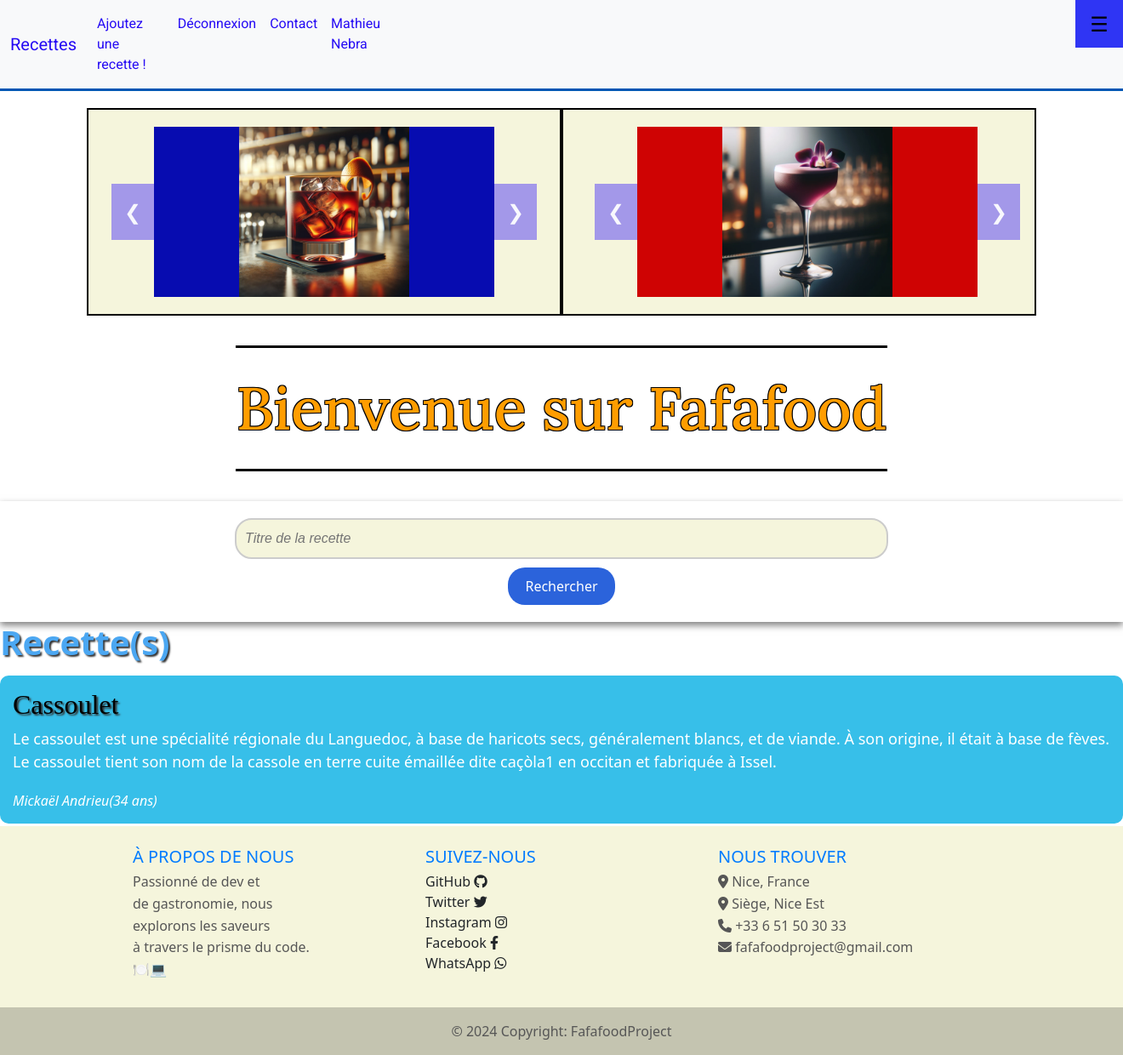
The page /View/Pages/Acceuil/index.php (signed in) on the database its author committed.
### tables this page shows
CREATE TABLE IF NOT EXISTS `users` (
    `user_id` int(11) NOT NULL AUTO_INCREMENT,
    `full_name` varchar(64) NOT NULL,
    `email` varchar(255) NOT NULL,
    `password` varchar(255) NOT NULL,
    `age` INT NOT NULL,
    PRIMARY KEY (`user_id`)
    );

CREATE TABLE IF NOT EXISTS `recipes` (
    `recipe_id` int(11) NOT NULL AUTO_INCREMENT,
    `title` varchar(128) NOT NULL,
    `recipe` TEXT NOT NULL,
    `author` varchar(255) NOT NULL,
    `is_enabled` BOOLEAN NOT NULL,
    PRIMARY KEY (`recipe_id`)
    );

### Model/variables.php (called while the page is built)
<?php
$mysqlClient = new PDO(
    sprintf('mysql:host=%s;dbname=%s;port=%s;charset=utf8', MYSQL_HOST, MYSQL_NAME, MYSQL_PORT),
    MYSQL_USER,
    MYSQL_PASSWORD
);
$usersStatement = $mysqlClient->prepare('SELECT * FROM users');
$usersStatement->execute();
$users = $usersStatement->fetchAll();
$recipesStatement = $mysqlClient->prepare('SELECT * FROM recipes WHERE is_enabled is TRUE');
$recipesStatement->execute();
$recipes = $recipesStatement->fetchAll();

### Control/functions.php (called while the page is built, shortened)
<?php
require_once __DIR__ . '\..\Model\variables.php';
function displayAuthor(string $authorEmail, array $users): string
{
    foreach ($users as $user) {
        if ($authorEmail === $user['email']) {
            return $user['full_name'] . '(' . $user['age'] . ' ans)';
        }
    }
    return 'Auteur inconnu';
}
function displayUserfullname(string $authorEmail, array $users): string
{
    foreach ($users as $user) {
        if ($authorEmail === $user['email']) {
            return $user['full_name'];
        }
    }
    return 'Auteur inconnu';
}

### View/Pages/Acceuil/index.php (the view, shortened to what this page needs)
<?php
require_once __DIR__ . '\..\..\..\Model\variables.php';
require_once __DIR__ . '\..\..\..\Control\functions.php';
?>
<!DOCTYPE html>
<html lang="en">
<head>
    <link rel="stylesheet" href="\Fafafood\View\Pages\Acceuil\index.css">
</head>
<?php require_once __DIR__ . '\..\..\header\header_template.php'; ?>
<body class="corps <?php echo isset($_COOKIE['theme']) && $_COOKIE['theme'] === 'dark' ? 'dark-mode' : ''; ?>">
    <div class="container">
        <div class="slider-container left-slider">
            <?php include_once __DIR__ . '\..\..\Pages\Acceuil\slider_publicitaire\slider_plats\slider.php'; ?>
        </div>
        <div class="slider-container right-slider">
            <?php include_once __DIR__ . '\..\..\Pages\Acceuil\slider_publicitaire\slider_boissons\slider.php'; ?>
        </div>
    </div>
    <h1 class="bvn">Bienvenue sur Fafafood</h1>
    <div>
        <div class="search-container">
                <form method="GET" action="">
                    <input type="text" name="search" placeholder="Titre de la recette">
                    <button type="submit">Rechercher</button>
                </form>
            </div>
        <h1 class="recipes">Recette(s)</h1>
        <?php
        if (isset($_GET['search']) && !empty($_GET['search'])) {
            $search = $_GET['search'];
            $filteredRecipes = filterRecipesByTitle($recipes, $search);
            foreach ($filteredRecipes as $recipe) :
        ?>
            <article>
                <h3>
                    <a href="\Fafafood\View\Pages\Recettes\Lecture\recipes_read.php?id=<?php echo $recipe['recipe_id']; ?>">
                        <h2>
                            <?php echo $recipe['title']; ?>
                        </h2>
                    </a>
                </h3>
                <div class="description"><?php echo $recipe['recipe']; ?></div>
                <i><?php echo displayAuthor($recipe['author'], $users); ?></i>
                <?php if (isset($_SESSION['LOGGED_USER']) && $recipe['author'] === $_SESSION['LOGGED_USER']['email']):?>
                    <div class="button-group">
                        <a class="btn-edite" href="\Fafafood\View\Pages\Recettes\Mise_a_jour\recipes_update.php?id=<?php echo $recipe['recipe_id']; ?>">Editer</a>
                        <a class="btn-deletee" href="\Fafafood\View\Pages\Recettes\Suppression\recipes_delete.php?id=<?php echo $recipe['recipe_id']; ?>">Supprimer</a>
                    </div>
                <?php endif; ?>
            </article>
        <?php
            endforeach;
        } else {
            foreach ($recipes as $recipe) :
        ?>
            <article>
                <h3>
                    <a href="\Fafafood\View\Pages\Recettes\Lecture\recipes_read.php?id=<?php echo $recipe['recipe_id']; ?>">
                        <h2>
                            <?php echo $recipe['title']; ?>
                        </h2>
                    </a>
                </h3>
                <div class="description"><?php echo $recipe['recipe']; ?></div>
                <i><?php echo displayAuthor($recipe['author'], $users); ?></i>
            </article>
        <?php
            endforeach;
        }
        ?>
    </div>
</body>
<?php require_once '..\..\footer\footer_template.php'; ?>
</html>

### View/header/header.php (shortened to what this page needs)
<?php require_once __DIR__ . '/../../Model/variables.php'; ?>
<?php require_once __DIR__ . '/../../Control/functions.php'; ?>
<nav class="navbar navbar-expand-lg navbar-light bg-light">
    <div class="container-fluid">
        <a class="navbar-brand" href="/Fafafood/View/Pages/Acceuil/index.php">Recettes</a>
        <div class="collapse navbar-collapse" id="navbarSupportedContent">
            <ul class="navbar-nav me-auto mb-2 mb-lg-0">
                <?php if (isset($_SESSION['LOGGED_USER'])): ?>
                <?php $email = $_SESSION['LOGGED_USER']['email']; ?>
                <li class="nav-item"><a class="nav-link" href="/Fafafood/View/Pages/Recettes/Ajout/recipes_create.php">Ajoutez une recette !</a></li>
                <li class="nav-item"><a class="nav-link" href="/Fafafood/View/Pages/login/logout.php">Déconnexion</a></li>
                <li class="nav-item"><a class="nav-link" href="/Fafafood/View/Pages/contact/contact.php">Contact</a></li>
                <li class="nav-item"><a class="nav-link" href="/Fafafood/View/Pages/Profil/profil.php"><?php echo displayUserfullname($email, $users); ?></a></li>
                <?php endif; ?>
                <label class="switch">
                </label>
            </ul>
        </div>
    </div>
</nav>
<?php require_once __DIR__ . '/../header/menu_hamburger/menu.php'; ?>

### View/Pages/Acceuil/index.css (style rules this page uses)
*, *::before, *::after { box-sizing: border-box; }
body { background-color: black; }
.bvn { color: #ff9d00; font-family: 'Lora', sans-serif; place-self: center; line-height: 1.6; font-size: 70px; box-shadow: none; text-shadow: -1px -1px 0 #000, 1px -1px 0 #000, -1px 1px 0 #000, 1px 1px 0 #000; padding: 15px 0; border-top: 3px solid #000; border-bottom: 3px solid #000; display: block; margin: 15px auto; text-align: center; width: fit-content; animation: fadeInOut 5s ease-in-out infinite; }
.description { font-size: 18px; margin-bottom: 20px; }
.container { max-width: 1200px; margin: auto; padding: 20px; text-decoration: none; }
h3 a { font-family: 'Roboto Slab', serif; font-weight: 800; color: #ff0000; color: inherit; margin-bottom: 15px; text-shadow: 2px 2px 2px #333; text-decoration: none; }
.recipes { font-weight: 700; color: #4ba7f2; margin-bottom: 15px; text-shadow: 2px 2px 2px #333; }
article { background-color: #37bfe9; border-radius: 10px; margin-bottom: 3px; padding: 15px; text-decoration: none; color:rgb(255, 255, 255); }
article h3 { color:rgb(0, 0, 0) }
.search-container { display: flex; justify-content: center; margin-top: 20px; padding: 20px; box-shadow: 0px 4px 8px rgba(0, 0, 0, 0.5); }
.search-container form { display: flex; flex-direction: column; align-items: center; width: 100%; }
.search-container form input[type="text"] { width: 60%; padding: 10px; margin-bottom: 10px; border: 2px solid #ccc; border-radius: 20px; font-family: 'Arial Rounded MT Bold', sans-serif; font-style: italic; background-color: beige; }
.search-container form button { padding: 10px 20px; border: none; border-radius: 20px; background-color: #2b63db; color: white; font-size: 16px; cursor: pointer; transition: background-color 0.3s ease; }

### View/header/menu_hamburger/menu.css (style rules this page uses)
.navbar { background-color:blueviolet; }

### View/header/header.css (style rules this page uses)
.navbar { background-color: #007bff; border-bottom: 3px solid #0056b3; }
.navbar-brand, .nav-link { color: #250af4 !important; transition: color 0.3s ease; font-family: 'Roboto', sans-serif; }
.switch { margin-left: 820px; position: relative; display: inline-block; width: 60px; height: 34px; }

### View/Pages/Acceuil/slider_publicitaire/slider_plats/slider.css (style rules this page uses)
.slider-container { display: flex; justify-content: center; position: relative; width: 50%; }
.left-slider { float: left; }

### View/Pages/Acceuil/slider_publicitaire/slider_boissons/slider.css (style rules this page uses)
.slider-container { display: flex; justify-content: center; position: relative; width: 50%; background-color: beige; border: rgb(0, 0, 0) 2px solid; }
.right-slider { float: right; }

### rows shown on the page
users: full_name "Mathieu Nebra"
recipes: title "Cassoulet", recipe "Le cassoulet est une spécialité régionale du Languedoc, à base de haricots secs, généralement blancs, et de viande. À son origine, il était à base de fèves. Le cassoulet tient son nom de la cassole en terre cuite émaillée dite caçòla1 en occitan et fabriquée à Issel.", author.age "Mickaël Andrieu(34 ans)"
